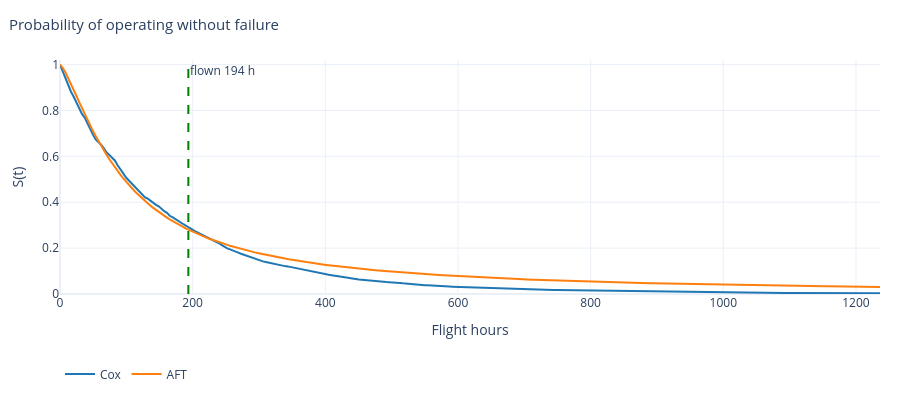

Write notebook code for a chart like this one.
### Markdown cell above
$S$ at a grid node is a vertex of the polyline. $S(\mathrm{AGE})$ from section 8 lies on the vertical line and coincides with a vertex only if the age itself is a node of `surv_grid`. The cell shows the figure, the plotted values at the nodes around the age, and the exact values at the probe times.

### Code cell
surv_plot_table = pd.DataFrame(
    {"t": SETTINGS.surv_grid, **{f"S {kind}": curve[0] for kind, curve in SURV_CURVES.items()}}
)
peek("12.surv_plot_table", surv_plot_table)

surv_node_i, surv_node_t = nearest(SETTINGS.surv_grid)
print(
    f"node of surv_grid nearest to the age: {surv_node_t:.4f} h, "
    f"S(AFT) = {SURV_CURVES['aft'][0, surv_node_i]:.6f}; exact S({AGE:g}) = {s_now:.6f}"
)
display(surv_fig)
print("plotted values at the nodes around the age:")
display(surv_plot_table.iloc[max(surv_node_i - 2, 0) : surv_node_i + 3])
print("exact values at the probe times:")
pd.DataFrame(
    {"t": TIMES, **{f"S {kind}": model.survival(drone, TIMES)[0] for kind, model in MODELS.items()}}
)

### Figure 1 — Plotly figure (JSON) as saved in the notebook; plotly's stock layout.template omitted (floating-point values rounded to 4 significant figures; data arrays with more than 128 entries replaced by an {"elided": "..."} marker saying what was removed)
{"data": [{"line": {"color": "#1f77b4"}, "mode": "lines", "name": "Cox", "type": "scatter", "x": {"elided": "300 float values"}, "y": {"elided": "300 float values"}}, {"line": {"color": "#ff7f0e"}, "mode": "lines", "name": "AFT", "type": "scatter", "x": {"elided": "300 float values"}, "y": {"elided": "300 float values"}}], "layout": {"annotations": [{"showarrow": false, "text": "flown 194 h", "x": 193.5, "xanchor": "left", "xref": "x", "y": 1, "yanchor": "top", "yref": "y domain"}], "height": 400, "hovermode": "closest", "legend": {"orientation": "h", "x": 0, "y": -0.28, "yanchor": "top"}, "margin": {"b": 40, "l": 60, "r": 20, "t": 60}, "shapes": [{"line": {"color": "green", "dash": "dash"}, "type": "line", "x0": 193.5, "x1": 193.5, "xref": "x", "y0": 0, "y1": 1, "yref": "y domain"}], "title": {"font": {"size": 15}, "text": "Probability of operating without failure", "x": 0.01}, "xaxis": {"title": {"text": "Flight hours"}}, "yaxis": {"range": [0, 1.02], "title": {"text": "S(t)"}}}}
